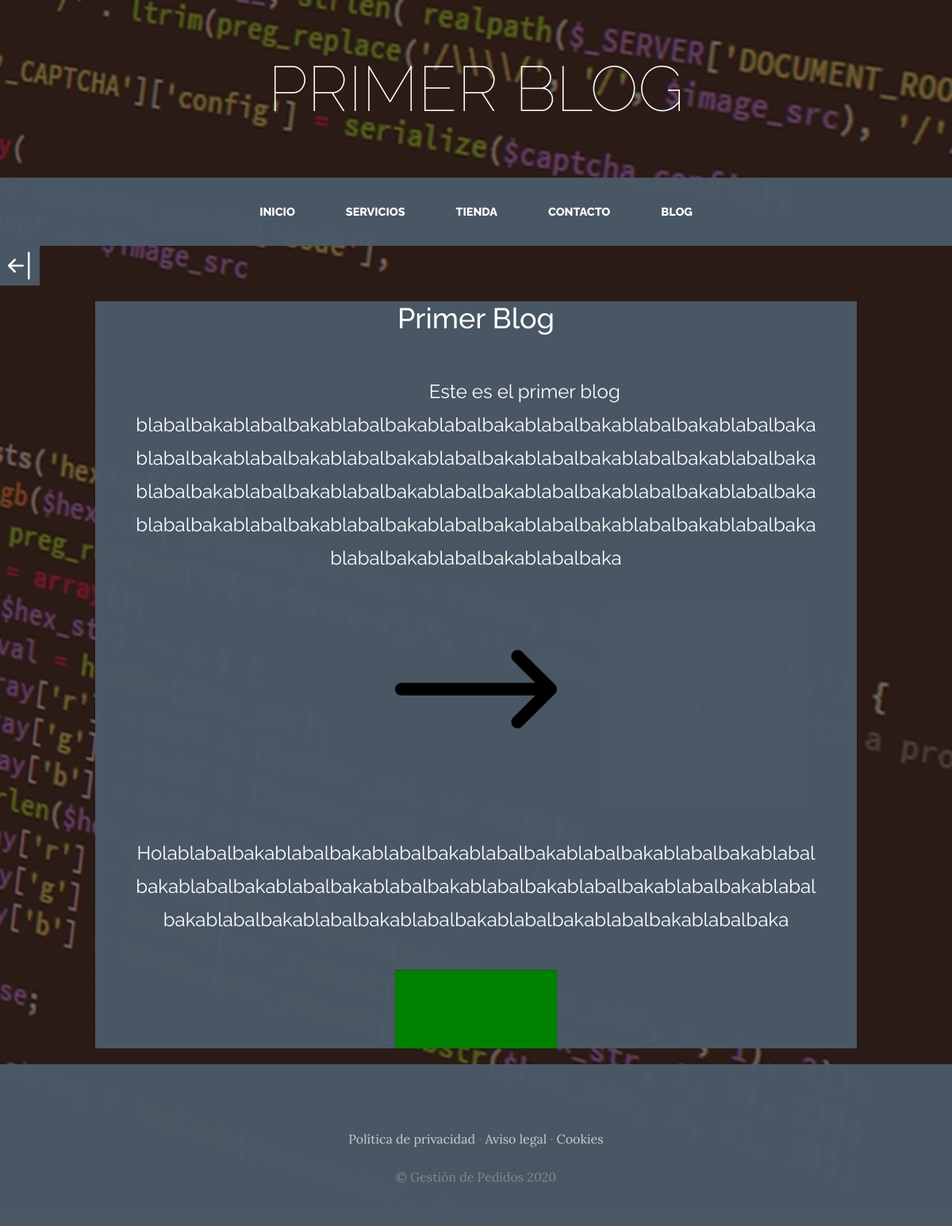
The app's page /blog/posts/blog-1/ with its own data.
### blog/models.py (models this page shows, shortened)
class Posts(models.Model):
    title = models.CharField(max_length=100)
    intro_content = models.CharField(max_length=100)
    image = models.ImageField(upload_to='blog')
    content = models.TextField(null=False)
    image1 = models.ImageField(upload_to='posts', null=True, blank=True)
    content2 = models.TextField(null=True, blank=True)
    image2 = models.ImageField(upload_to='posts', null=True, blank=True)
    content3 = models.TextField(null=True, blank=True)
    image3 = models.ImageField(upload_to='posts', null=True, blank=True)
    slug = models.SlugField()
    class Meta:
        verbose_name = 'Post'
        verbose_name_plural = 'Posts'

### blog/views.py (the view)
# urls.py: path('posts/<slug:slug>/', views.posts, name="Post")
def posts(request,slug):
    post = Posts.objects.get(slug=slug)
    return render(request, 'blog/posts.html', {'post':post,})

### blog/templates/blog/posts.html (shortened to what this page needs)
<html>
<head>
    {% load static %}
    <link href="{% static 'proyectoWebApp/vendor/bootstrap/css/bootstrap.min.css' %}" rel="stylesheet">
    <link href="{% static 'proyectoWebApp/css/gestion.css' %}" rel="stylesheet">
    <link href="{% static 'proyectoWebApp/css/gestion2.css' %}" rel="stylesheet">
</head>
<body>
    <h1 class="site-heading text-center text-white d-none d-lg-block">
        <span class="site-heading-lower">{{ post.title }}</span>
      </h1>
 <nav id="mainNav" class="nav_default_bg navbar navbar-expand-lg navbar-dark py-lg-4" style="background-color:rgba(75, 90, 104, 0.966) ;">
    <div class="container">
      <div class="collapse navbar-collapse" id="navbarResponsive">
        <ul class="navbar-nav mx-auto">
          <li class="nav-item {% if request.path == '/' %}active underline{% endif %} px-lg-4">
            <a class="nav-link text-uppercase text-expanded" href="{% url 'Home' %}">Inicio</a>
          </li>
          <li class="nav-item {% if request.path == '/servicios/' %}active underline{% endif %} px-lg-4">
            <a class="nav-link text-uppercase text-expanded" href="{% url 'Servicios' %}">Servicios</a>
          </li>
          <li class="nav-item {% if request.path == '/tienda/' %}active underline{% endif %} px-lg-4">
            <a class="nav-link text-uppercase text-expanded" href="{% url 'Tienda' %}">Tienda</a>
          </li>
          <li class="nav-item {% if request.path == '/contactos/' %}active underline{% endif %} px-lg-4">
            <a class="nav-link text-uppercase text-expanded" href="{% url 'Contactos' %}">Contacto</a>
          </li>
          <li class="nav-item {% if request.path == '/blog/' %}active underline{% endif %} px-lg-4">
            <a class="nav-link text-uppercase text-expanded" href="{% url 'Blog' %}">Blog</a>
          </li>
        </ul>
      </div>
    </div>
  </nav>
    <body class="blog_body">
    <a class="back-btn" href="{% url 'Blog'%}">
    </a>
        <div class="posts_container">
            <h1 class="blog_title">{{ post.title }}</h1>
            <div class="post_small_containers">
                <p class="post_content">
                    {{ post.content }}
                </p>
                {% if post.image1 %}
                    <img src="../../../Media/{{ post.image1 }}" alt="" class="blog_images">
                {% endif %}
            </div>
            {% if post.content2 %}
                <div class="post_small_containers">
                    <p class="post_content">
                        {{ post.content2 }}
                    </p>
                    {% if post.image2 %}
                        <img src="../../../Media/{{ post.image2 }}" alt="" class="blog_images">
                    {% endif %}
                </div>
            {% endif %}
        </div>
    </body>
    <footer class="footer text-faded text-center py-5" style="background-color: rgba(75, 90, 104, 0.966);">
      <div class="container">
        <p class="m-0 mbt">
            <a href="sample.html" class="link">Política de privacidad</a> ·
            <a href="sample.html" class="link">Aviso legal</a> ·
            <a href="sample.html" class="link">Cookies</a>
        </p>
        <p class="m-0 mbt1">&copy; Gestión de Pedidos 2020</p>
      </div>
    </footer>
</body>
</html>

### proyectoWebApp/static/proyectoWebApp/css/gestion.css (style rules this page uses)
* { scroll-behavior: smooth; }
body { font-family: 'Lora'; background: linear-gradient(rgba(47, 23, 15, 0.65), rgba(47, 23, 15, 0.65)), url("../img/imagenAncha.jpg"); background-attachment: fixed; background-position: center; background-size: cover; }
h1, h2, h3, h4, h5, h6 { font-family: 'Raleway'; }
p { line-height: 1.75; }
.text-faded { color: rgba(255, 255, 255, 0.3); }
.site-heading { margin-top: 5rem; margin-bottom: 5rem; text-transform: uppercase; line-height: 1; font-family: 'Raleway'; }
.site-heading .site-heading-lower { font-size: 5rem; font-weight: 100; line-height: 4rem; }
#mainNav { font-family: 'Raleway'; }
.nav_default_bg { background-color: rgba(71, 149, 221, 0.966); }
#mainNav .navbar-nav .nav-item .nav-link { color: #ffffff; font-weight: 800; }
@media (min-width: 992px) { #mainNav .navbar-nav .nav-item .nav-link { font-size: 0.9rem; } }
.footer { background-color: rgba(71, 149, 221, 0.966); }
.mbt { padding-top: 2rem; }
.mbt1 { padding-top: 1.25rem; }
a.link { color: rgba(255, 255, 255, 0.7); }

### proyectoWebApp/static/proyectoWebApp/css/gestion2.css (style rules this page uses)
.blog_body { font-family: 'Lora'; background: linear-gradient(rgba(47, 23, 15, 0.65), rgba(47, 23, 15, 0.65)), url("../img/bg_image2.jpg"); background-attachment: fixed; background-position: center; background-size: cover; width: 100%; }
.blog_title { font-size: 3vw; }
.blog_images { width: 17vw; height: 10%; }
.posts_container { background-color: var(--gray); width: 80%; margin: 20px auto; display: flex; flex-direction: column; text-align: center; align-items: center; color: white; font-family: 'Raleway'; }
.post_content { text-align: center; font-size: 20px; width: 90%; margin: auto; white-space: pre-wrap; word-wrap: break-word; height: auto; font-size: 2vw; }
.post_small_containers { width: 100%; height: auto; margin: auto; }
.back-btn { display: flex; text-decoration: none; color: white; background-color: rgba(75, 90, 104, 0.966); width: 50px; height: 50px; align-items: center; justify-content: center; }
:root { --gray: rgba(75, 90, 104, 0.966); --specialBlue: rgba(71, 149, 221, 0.966); }

### records on screen
Posts: title "PRIMER BLOG", title "Primer Blog", content "Este es el primer blog blabalbakablabalbakablabalbakablabalbakablabalbakablabalbakablabalbakablabalbakablabalbakablabalbakablabalbakablabalbakablabalbakablabalbakablabalbakablabalbakablabalbakablabalbakablabalbakablabalbakablabalbakablabalbakablabalbakablabalbakablabalbakablabalbakablabalbakablabalbakablabalbakablabalbakablabalbaka", image1 (picture), content2 "Holablabalbakablabalbakablabalbakablabalbakablabalbakablabalbakablabalbakablabalbakablabalbakablabalbakablabalbakablabalbakablabalbakablabalbakablabalbakablabalbakablabalbakablabalbakablabalbakablabalbaka", image2 (picture)
